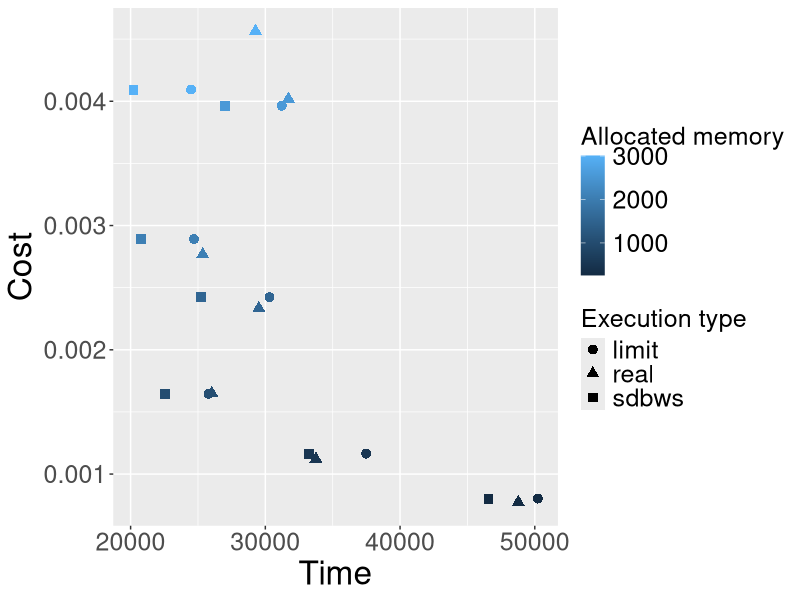

Source code (R):
setwd('/Users/yoshimori/Desktop/Magisterka/New/CloudFunctionOptimizer/plots')
library('ggplot2')
csv = read.table("./data/all_results_2.csv",header = TRUE)
x <- csv$time
y <- csv$price
head(iris)
head(csv)
ggplot(csv, aes(x=time, y=price, color=function., shape=type)) +
  geom_point()  + labs(x = "Time", y="Cost", color="Allocated memory", shape="Execution type") +
  theme(axis.title=element_text(size=24)) + theme(axis.text.y = element_text(size=18)) + 
  theme (axis.text.x = element_text(size=18)) + 
  theme(legend.text = element_text(size = 18), legend.title = element_text(size = 18)) + geom_point(size=3)
